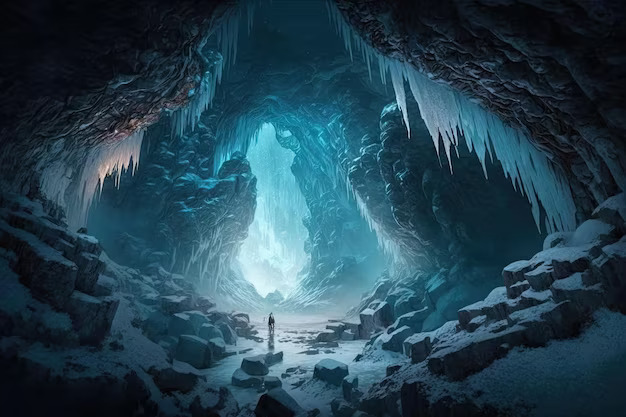
#> input picture frozen_cave.jpg, 626 x 417 px, found by its file name
$ python goruntuKesmeVeYenidenBoyutlandirma.py
#> lines starting #> are read from the running program, lines starting #| are printed output that depends on the picture
import cv2

path = "frozen_cave.jpg"

img = cv2.imread(path)
#> img is the input picture: shape (417, 626, 3); mean B, G, R 81.9, 67.1, 37.1
print(img.shape)
#| (417, 626, 3)

width, height = 400,400

#resim = cv2.resize(resim, (genislik, yukseklik))

imgRes = cv2.resize(img,(width,height))
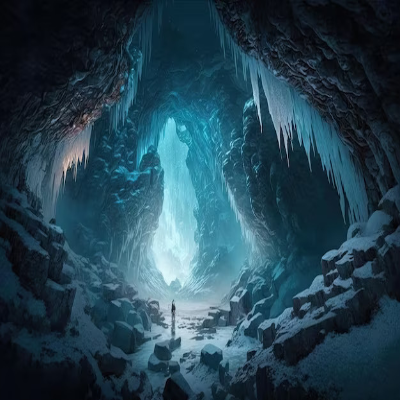
#> imgRes: shape (400, 400, 3); mean B, G, R 81.8, 67, 37
imgCrop = img[50:440, 150:400] #(yükseklik,genişlik)
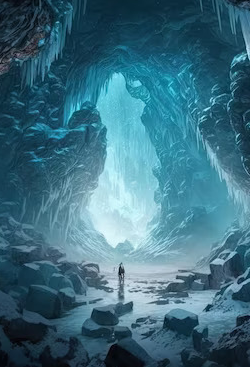
#> imgCrop: shape (367, 250, 3); mean B, G, R 127.7, 109.5, 60.5
imgCropRes = cv2.resize(imgCrop,(img.shape[1],img.shape[0])) #kırpttıktan sonra orijinal resim boyutunda boyutlandırma
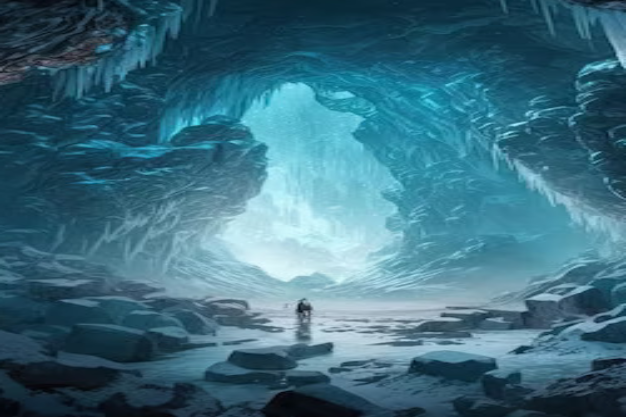
#> imgCropRes: shape (417, 626, 3); mean B, G, R 127.6, 109.3, 60.4


cv2.imshow("normal",img)
cv2.imshow("resized", imgRes)
cv2.imshow("cropped",imgCrop)
cv2.imshow("cropped resized",imgCropRes)


cv2.waitKey(0)
cv2.destroyAllWindows()

$ run again, with color-blue.jpg copied over frozen_cave.jpg
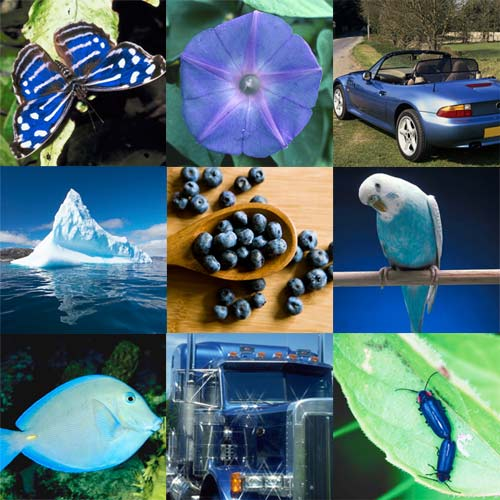
#> input picture color-blue.jpg, 500 x 500 px, found by its file name
#> img is the input picture: shape (500, 500, 3); mean B, G, R 113.5, 107.3, 80.9
#| (500, 500, 3)
#> `imgCrop = img[50:440, 150:400]`:
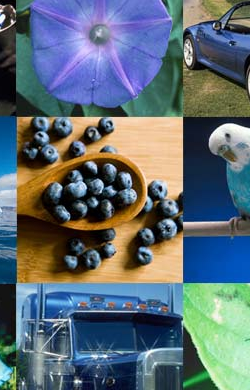
#> imgCrop: shape (390, 250, 3); mean B, G, R 115.2, 107.5, 92.9
#> `imgCropRes = cv2.resize(imgCrop,(img.shape[1],img.shape[0]))`:
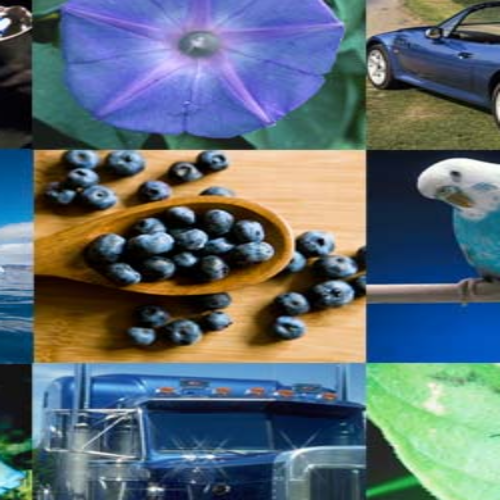
#> imgCropRes: shape (500, 500, 3); mean B, G, R 115.1, 107.4, 92.8

$ run again, with agac.jpeg copied over frozen_cave.jpg
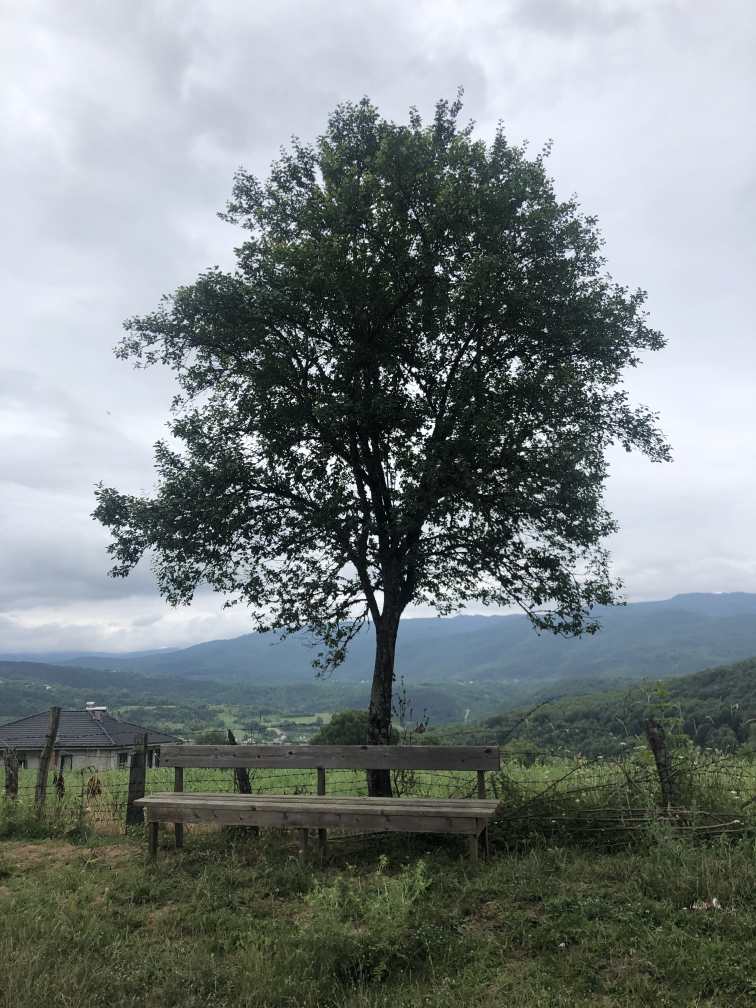
#> input picture agac.jpeg, 3024 x 4032 px, found by its file name (shown at 1/4 size)
#> img is the input picture: shape (4032, 3024, 3); mean B, G, R 130.1, 130.1, 122.2
#| (4032, 3024, 3)
#> `imgCrop = img[50:440, 150:400]`:
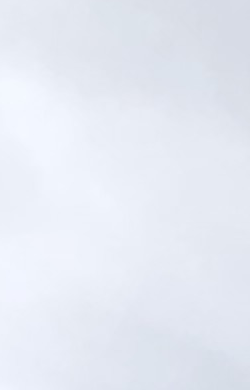
#> imgCrop: shape (390, 250, 3); mean B, G, R 243.5, 234, 229.8
#> `imgCropRes = cv2.resize(imgCrop,(img.shape[1],img.shape[0]))`:
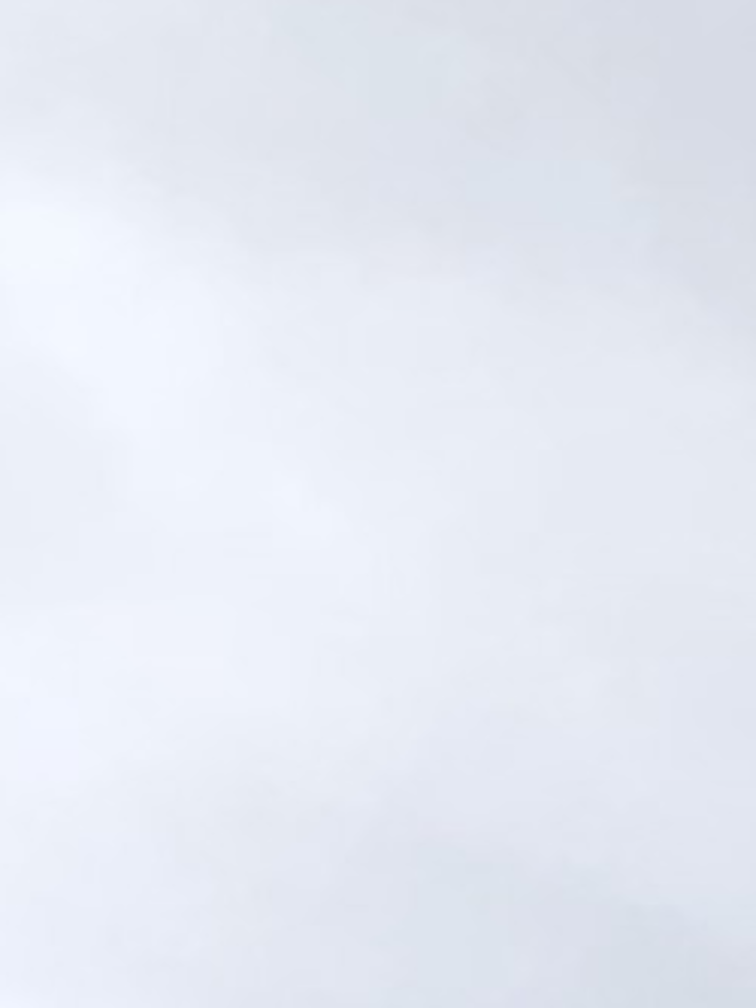
#> imgCropRes: shape (4032, 3024, 3) (shown at 1/4 size); mean B, G, R 243.5, 233.9, 229.8
